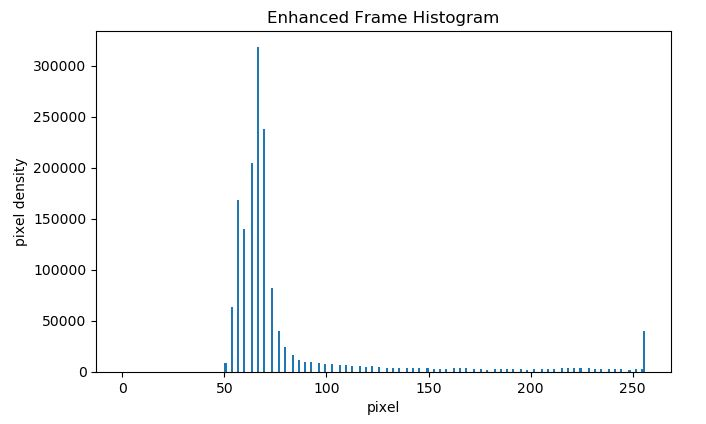
#> input picture report/images/enhancedhistogram.JPG, 706 x 424 px, given in place of NightDrive.mp4, which was not available
$ python enhancement.py
#> lines starting #> are read from the running program, lines starting #| are printed output that depends on the picture; pictures that were not available may be replaced by others from this repository, and a replacement may not be noted
import numpy as np
import cv2
import matplotlib.pyplot as plt

# Applying gamma correction
def gammaCorrection(frame, gamma = 1.0):
    newPixel = np.zeros(256, np.uint8)
    for i in range(256):
        newPixel[i] = np.clip(pow(i / 255.0, gamma) * 255.0, 0, 255)
    frame = newPixel[frame]
    return frame

# Function to view Histogram plots
def viewPlot(inputFrame, enhancedFrame, histequ, gamma):
    # Figures for plotting histograms
    fig = plt.figure()
    plt1 = fig.add_subplot(221)
    plt2 = fig.add_subplot(222)
    plt3 = fig.add_subplot(223)
    plt4 = fig.add_subplot(224)

    # Plotting original image
    plt1.hist(inputFrame.ravel(),256,[0,256])
    plt1.set_title('Input Frame Histogram')
    plt1.set_xlabel('pixel')
    plt1.set_ylabel('pixel density')

    # Plotting histogram of enhanced image
    plt2.hist(enhancedFrame.ravel(),256,[0,256])
    plt2.set_title('Enhanced Frame Histogram')
    plt2.set_xlabel('pixel')
    plt2.set_ylabel('pixel density')

    # Plotting histogram output of histogram equalization
    plt3.hist(histequ.ravel(),256,[0,256])
    plt3.set_title('Histogram Equalization')
    plt3.set_xlabel('pixel')
    plt3.set_ylabel('pixel density')

    plt4.hist(gamma.ravel(),256,[0,256])
    plt4.set_title('Gamma Correction')
    plt4.set_xlabel('pixel')
    plt4.set_ylabel('pixel density')
    plt.show()


def videoEnhancement(frame):
    gray = cv2.cvtColor(frame, cv2.COLOR_BGR2GRAY)
    # equ = cv2.equalizeHist(gray)
    # # ret, thresh1 = cv2.threshold(equ, 225, 150, cv2.THRESH_BINARY)
    # # bilateral = cv2.bilateralFilter(equ, 9, 75, 75)
    # # medBlur = cv2.medianBlur(equ,5)

    # Histogram Equalization on gray image
    equ = cv2.equalizeHist(gray)

    # Applying different techniques to improve image quality
    # # plt.hist(equ.ravel(),256,[0,256])
    # # print(p)
    # # plt.plot(np.arange(0,256,1),p)
    # # plt.show()
    # # kernel = np.ones((5, 5), np.uint8)

    # # Using cv2.erode() method
    # # image = cv2.erode(equ, kernel)
    # # img_dilation = cv2.dilate(image, kernel)
    # # kernel = np.array([[-1,-1,-1], [-1,9,-1], [-1,-1,-1]])
    # # im = cv2.filter2D(equ, -1, kernel)
    # # equ = cv2.adaptiveThreshold(equ, 255, cv2.ADAPTIVE_THRESH_GAUSSIAN_C, cv2.THRESH_BINARY, 31, 2)
    # equ = cv2.threshold(equ, 0, 255, cv2.THRESH_BINARY + cv2.THRESH_OTSU)

    frame32=np.asarray(frame,dtype="int32")
    # Multiplying factor
    alpha = 3.3
    # Adding factor
    beta = 50

    # Making darker pixels bright
    enhanceImage = frame32*alpha + beta
    enhanceImage = np.clip(enhanceImage,0,255)
    enhanceImage=np.asarray(enhanceImage,dtype="uint8")
    gamma = gammaCorrection(frame, 0.4)
    # To view Histogram plots uncomment the below line
    # viewPlot(frame, enhanceImage , equ, gamma)

    # Enhanced Image output
    cv2.imshow('Enhanced Video',enhanceImage)

    # Input frame
    cv2.imshow('Input Video',frame)

    cv2.imshow("Histogram Equalization", equ)

    cv2.imshow("Gamma", gamma)

    return enhanceImage


######################################################
#     Reading Input Videoand Creating output video
#####################################################

# For reading input video
cap = cv2.VideoCapture('NightDrive.mp4')
fourcc = cv2.VideoWriter_fourcc(*'XVID')
output = cv2.VideoWriter('NightDriveOutput.avi',fourcc, 20.0,(960,540))

while(cap.isOpened()):
    ret, frame = cap.read()
#> frame is the input picture: shape (424, 706, 3); mean B, G, R 249.6, 249.3, 248.4

    frame = cv2.resize(frame, None,fx=0.5, fy=0.5, interpolation = cv2.INTER_CUBIC)
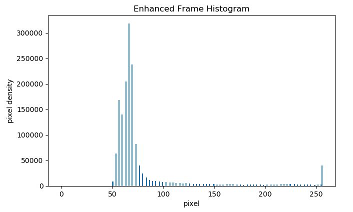
#> frame: shape (212, 353, 3); mean B, G, R 249.3, 249, 248.1
    # print(frame.shape)
    enhancedFrame = videoEnhancement(frame)
#> in videoEnhancement, `equ = cv2.equalizeHist(gray)`:
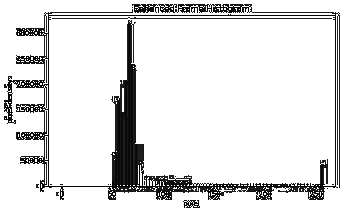
#> equ: shape (212, 353); min 0, max 255, mean 226.4
#> in videoEnhancement, `enhanceImage = np.clip(enhanceImage,0,255)`:
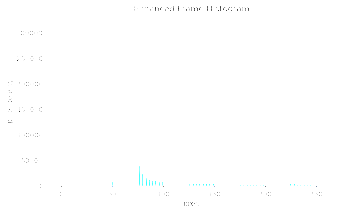
#> enhanceImage: shape (212, 353, 3) float64; mean B, G, R 254.7, 254.7, 254.5
#> in gammaCorrection, `frame = newPixel[frame]`:
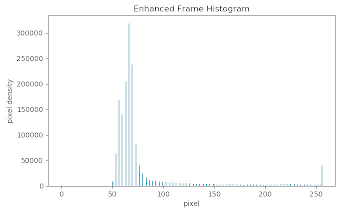
#> frame: shape (212, 353, 3); mean of channels 0, 1, 2 252, 251.9, 251.4; drawn as B, G, R

    output.write(enhancedFrame)
    if cv2.waitKey(1) & 0xFF == ord('q'):
#> (key q is pressed here)
        break

cap.release()
output.release()
cv2.destroyAllWindows()

$ run again, on report/images/gammahist.JPG
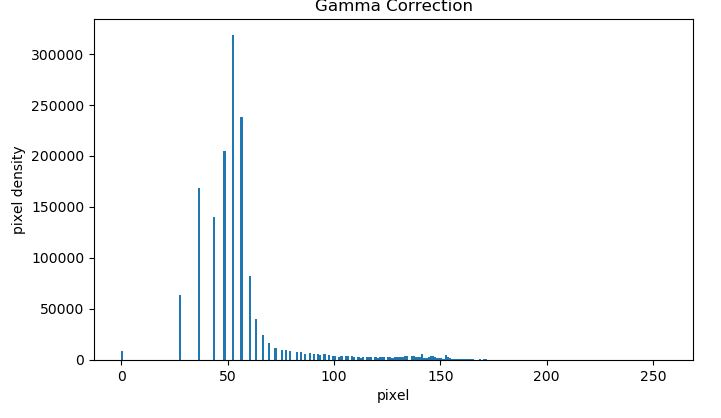
#> input picture report/images/gammahist.JPG, 721 x 418 px, given in place of NightDrive.mp4, which was not available
#> frame is the input picture: shape (418, 721, 3); mean B, G, R 249.8, 249.4, 248.4
#> in videoEnhancement, `equ = cv2.equalizeHist(gray)`:
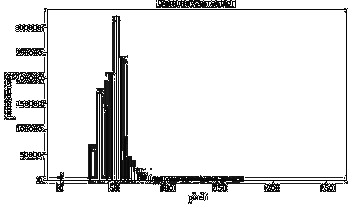
#> equ: shape (209, 360); min 0, max 255, mean 229.2
#> in gammaCorrection, `frame = newPixel[frame]`:
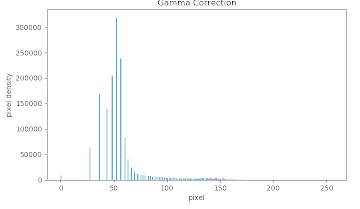
#> frame: shape (209, 360, 3); mean of channels 0, 1, 2 252.1, 251.8, 251; drawn as B, G, R
